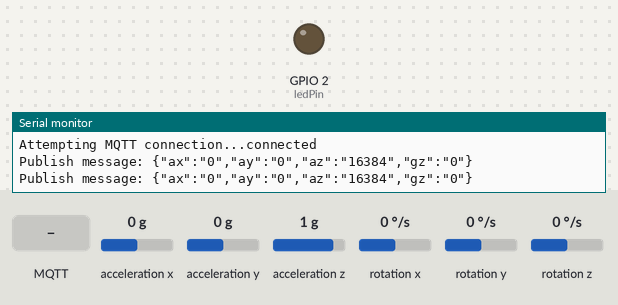
Recording of a sketch running on a simulated ESP32. On the bench: output pins drawn as LEDs (lit = HIGH), the last lines printed to the serial monitor. The test bench sets the inputs (shaded band); at power-on: acceleration x 0 g, acceleration y 0 g, acceleration z 1 g, rotation x 0 °/s, rotation y 0 °/s, rotation z 0 °/s. WiFi joins after 1.5 s; servers stay silent unless stated; no MQTT or app messages arrive unless stated.

Above: at 2.7 s.
2.8 s: MQTT message "0" arrives on the first subscribed topic
At 4.8 s:
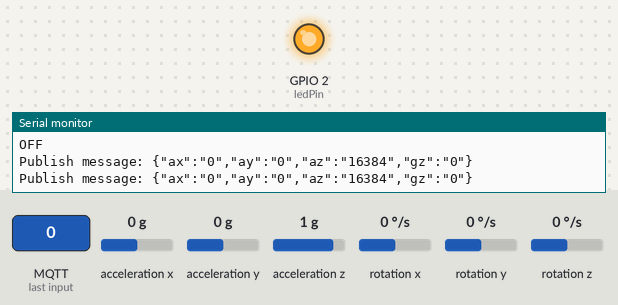
5.1 s: MQTT message "1" arrives on the first subscribed topic
At 5.9 s:
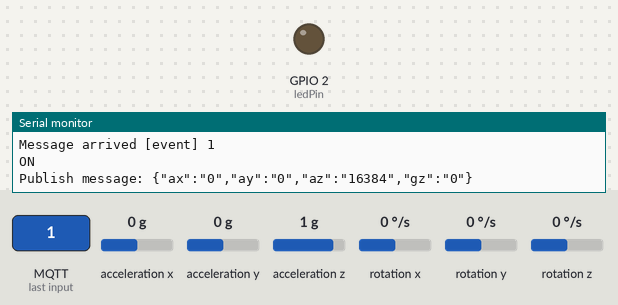
Timing chart, 0 to 8.1 s (numbered marks = the images above; inputs shaded):
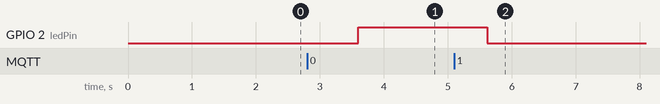

Measured:
- after the input at 2.8 s, GPIO 2 (ledPin): LOW → HIGH after 0.80 s
- after the input at 5.1 s, GPIO 2 (ledPin): HIGH → LOW after 0.52 s

The sketch:

Q2.ino
```cpp
#include <WiFi.h>
#include <PubSubClient.h>
// is used in I2Cdev.h
#include <Wire.h>
// I2Cdev and MPU6050 must be installed as libraries, or else the .cpp/.h files
// for both classes must be in the include path of your project
#include <I2Cdev.h>
#include <MPU6050.h>

// bạn thay đổi thông tin bên dưới cho phù hợp
const char* ssid =         "hoadx.phone";
const char* password =    "12345679";
const char* mqtt_server = "192.168.43.128";   /// lấy ip bằng lệnh ifconfig, ví dụ 192.168.1.105
const uint16_t mqtt_port = 1883;
const byte ledPin = 2;
WiFiClient espClient;
PubSubClient client(espClient);
long lastMsg = 0;
char msg[50];
int value = 0;

MPU6050 accelgyro;
int16_t ax, ay, az;
int16_t gx, gy, gz;
//float pitch,roll;

void setup() {
  // join I2C bus (I2Cdev library doesn't do this automatically)
  Wire.begin();

  pinMode(ledPin, OUTPUT);     // Khởi tạo LED
  Serial.begin(38400);
  setup_wifi();
  client.setServer(mqtt_server, mqtt_port);
  client.setCallback(callback);
  // initialize device
  Serial.println("Initializing I2C devices...");
  accelgyro.initialize();
  // verify connection
  Serial.println("Testing device connections...");
  Serial.println(accelgyro.testConnection() ? "MPU6050 connection successful" : "MPU6050 connection failed");

}

void setup_wifi() {

  delay(10);
  // Kết nối wifi
  Serial.println();
  Serial.print("Connecting to ");
  Serial.println(ssid);

  WiFi.begin(ssid, password);

  while (WiFi.status() != WL_CONNECTED) {
    delay(500);
    Serial.print(".");
  }

  Serial.println("");
  Serial.println("WiFi connected");
  Serial.println("IP address: ");
  Serial.println(WiFi.localIP());
}

void callback(char* topic, byte* payload, unsigned int length) {
  Serial.print("Message arrived [");
  Serial.print(topic);
  Serial.print("] ");
  for (int i = 0; i < length; i++) {
    Serial.print((char)payload[i]);
  }
  Serial.println();

  // Bật LED nếu nhận được lệnh là 1
  if ((char)payload[0] == '1') {
     Serial.println("ON");
    digitalWrite(ledPin, LOW);   // LED có sẵn trên NodeMCU bật ở mức 0(LOW)
  }
  // Tắt LED nếu nhận được lệnh là 0
 if ((char)payload[0] == '0') {
    Serial.println("OFF");
    digitalWrite(ledPin, HIGH);  // LED tắt ở mức 1(HIGH)
  }

}

void reconnect() {
  // Đợi tới khi kết nối
  while (!client.connected()) {
    Serial.print("Attempting MQTT connection...");

    if (client.connect("ESP8266Client")) {
      Serial.println("connected");
      // Khi kết nối thành công sẽ gửi chuỗi helloworld lên topic event
      client.publish("event", "hello world");
      // ... sau đó sub lại thông tin
      client.subscribe("event");
    } else {
      Serial.print("failed, rc=");
      Serial.print(client.state());
      Serial.println(" try again in 5 seconds");
      delay(5000);
    }
  }
}
void loop() {
  // read raw accel/gyro measurements from device
  accelgyro.getMotion6(&ax, &ay, &az, &gx, &gy, &gz);
//  roll = atan(ax/sqrt(ay*ay+az*az));
//  pitch = atan(ay/sqrt(az*az+ax*ax));
//  roll = 0.0;
//  pitch = 0.0;
//  roll = atan2(ay, az)*180/PI;
//  pitch = atan2(ax, sqrt(ay*ay+az*az))*180/PI;

  if (!client.connected()) {
    reconnect();
  }
  client.loop();
  snprintf (msg, 75, "{\"ax\":\"%ld\",\"ay\":\"%ld\",\"az\":\"%ld\",\"gz\":\"%ld\"}", ax, ay, az, gz);
  Serial.print("Publish message: ");
  Serial.println(msg);
  client.publish("event", msg);
  delay(1000);
}
```
